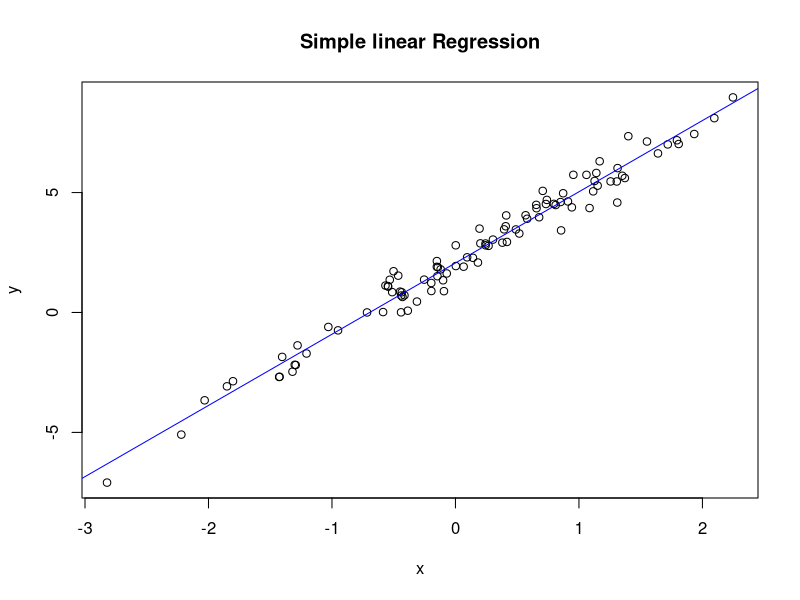

Recreate this plot in R. (Note: this script raises an error after producing the figure.)
#Chapter 1
#Exercise 1
x <- rnorm(100)
y <- 2 + 3 * x + rnorm(100) * 0.5
str(x)
str(y)

model1 <- lm(y ~ x)
model1

#Exercise 2
x <- rnorm(100)
y <- 2 + 3 * x + rnorm(100) * 0.5
model1 <- lm(y ~ x)
plot(x, y, main = "Simple linear Regression")
abline(model1$coefficients, col = "blue")

#Chapter 2
#Exercise 1
c(1,2,3,4) + 2
c(1,2,3) - c(2,3,4)
c(1,2,3) * c(2,3,4)
c(1,2,3) / c(2,3,4)
c(1,2,3) ^ 2
c(1,2,3) ^ c(2,3,4)
c(1,2,3,14) %% 2
c(a=1,b=2,c=3) + c(b=2,c=3,d=4)
c(a=1,b=2,3) + c(b=2,c=3,d=4)

#Exercise 2
vec <- 1:9
mat1 <- matrix(vec, nrow = 3)
mat1

#Exercise 3
mat2 <- matrix(vec, nrow = 3, byrow = TRUE, dimnames = list(c("a", "b", "c"), c("d", "e", "f")))
mat2

m1 <- matrix(1:12, nrow = 4, byrow = TRUE)
m1
m2 <- matrix(1:12, nrow = 4, byrow = FALSE)
m2
m1 + m2
m1 - m2
m1 * m2
m1 / m2

#Exercise 4
m1[1,2]

#Exercise 5
factor(dept <- c("ACCOUNTS", "HR", "ADMIN", "OPERATIONS", "IT"))

#Exercise 6
list(Name = "Scott", Age = 34, Department = "HR")

#Exercise 7
Serial_No <- c(1,2,3)
Emp_Code <- c(1001,1002,1003)
"Emp. Name" <- c("John Doe", "Jane Doe", "Steve Graves")
Salary <- c(2500,3000,4500)
data.frame(Serial_No, Emp_Code, `Emp. Name`, Salary)

#Chapter 3
#Exercise 1
#a
getwd()
#b
x <- c(2,1,7)
y <- c("f","r", "n")
z <- list(x, y)
str(x)
str(y)
str(z)

#Exercise 2
#All done

#Chapter 4
#Exercise 1
gred <- c(1,2,3,4,5,6,7,8,9)
ifelse(gred %% 2 == 0, " the number is even", "the number is odd")

#Exercise 2
no5 <- 1:100
for (i in no5) {
  if(i %% 5 == 0){
    print(i)
  }
  i <- i+1
}

#Exercise 3
num <- 11
while (num <= 20) {
  print(num * num)
  num <- num + 1
}

#Exercise 4
s <- 1
repeat{
  print(s)
  s = s + 1
  if(s > 10){
    break
  }
}

#Exercise 5
i <- 1
for(i in 1:7){
  print(i)
}


#Exercise 6



#Exercise 7
d <- 301:309
sort(d, decreasing = T)

#Exercise 8
numb <- 200
for (i in 1:numb) {
  if (200 %% i == 0) {
    print(paste(i, " is a divisor of ", numb))
  }
  else{
    print(paste(i, " is not a divisor"))
  }
}

#Chapter 5
#Exercise 1
c(T, T) & c(T, F)
c(T, T) | c(T, F)
c(T, T) && c(F, T)
c(T, T) || c(F, T)
!c(T, F)
c(1, 2) %in% c(1, 3, 4, 5)

#Exercise 2
sqrt(2)
sqrt(-2)
log(0)
log(1)
ceiling(10.6)
floor(9.5)
round(pi, 3)
signif(pi, 3)
is.finite(1/0)

#Exercise 3
max(c(1,2,3),
    c(2,1,2),
    c(1,3,4))
min(c(1,2,3),
    c())
